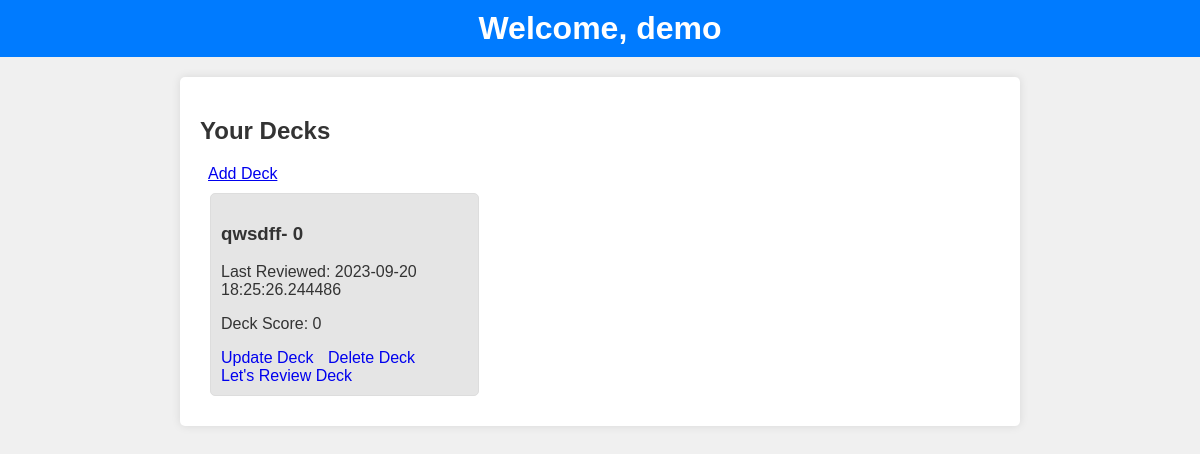
The page /user_dashboard/1 on the database as committed earlier.
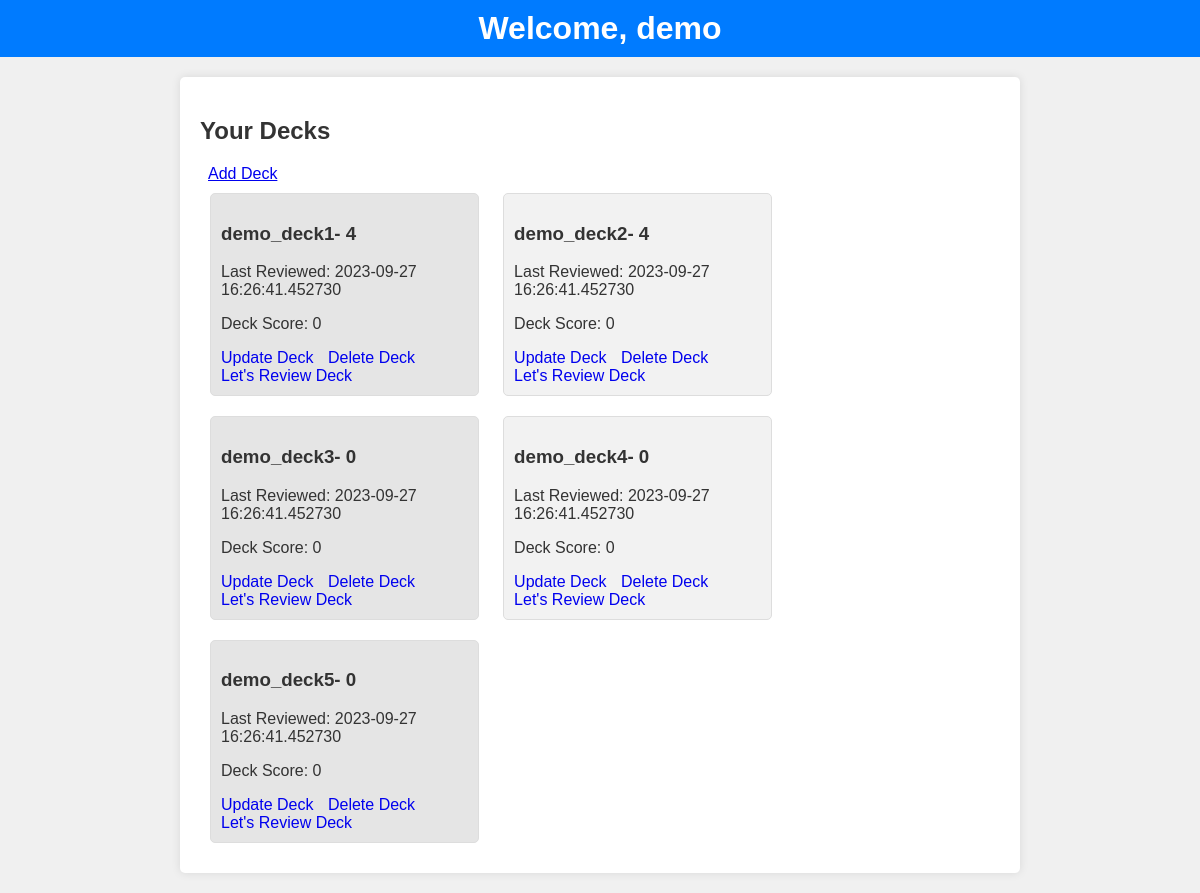
The same page on the database as committed later.
### app.py (models this page shows, shortened)
class User(db.Model):
        id = db.Column(db.Integer, primary_key = True, autoincrement=True)
        username = db.Column(db.String(200), nullable = False)
        email = db.Column(db.String(200), nullable = False)
        password = db.Column(db.String(200), nullable = False)
        user_decks = relationship('Deck')

class Deck(db.Model):
        id = db.Column(db.Integer, primary_key = True, autoincrement=True)
        name = db.Column(db.String(200), nullable = False)
        last_reviewed = db.Column(db.DateTime , default = datetime.now())
        deck_score = db.Column(db.Integer, nullable = False)
        cards = relationship('Card' , cascade="all, delete-orphan")
        user_id = db.Column(db.Integer, db.ForeignKey('user.id'), nullable=False)
        deck_user = relationship('User', overlaps="user_decks")

### app.py (the view)
@app.route('/user_dashboard/<int:user_id>', methods=['GET'])
def user_dashboard(user_id):
     user = User.query.get_or_404(user_id)
     print(user.user_decks)
     return render_template('user_dashboard.html', user = user)

### templates/user_dashboard.html (shortened to what this page needs)
<!DOCTYPE html>
<html lang="en">
<head>
</head>
<body>
    <header>
        <h1>Welcome, {{ user.username }}</h1>
    </header>
    <div class="container">
        <h2>Your Decks</h2>
        &nbsp <a href="/add_deck/{{ user.id }}"> Add Deck</a> <br>
        {% for deck in user.user_decks %}
        <div class="card">
            <h3>{{ deck.name }}- {{deck.cards | length}}</h3>
            <p>Last Reviewed: {{ deck.last_reviewed }}</p>
            <p>Deck Score: {{ deck.deck_score }}</p>
            <a href="/update_deck/{{ deck.id }}">Update Deck</a>
            <a href="/delete_deck/{{ deck.id }}">Delete Deck</a> <br>
            <a href="/review_deck/{{ deck.id }}">Let's Review Deck</a>
        </div>
        {% endfor %}
    </div>
</body>
</html>

### templates/user_dashboard.html (style rules this page uses)
body, h1 { margin: 0; padding: 0; }
body { font-family: Arial, sans-serif; background-color: #f0f0f0; color: #333; }
header { background-color: #007BFF; color: #fff; text-align: center; padding: 10px; }
.container { max-width: 800px; margin: 20px auto; background-color: #fff; padding: 20px; border-radius: 5px; box-shadow: 0px 0px 10px rgba(0, 0, 0, 0.1); }
.card { border: 1px solid #ddd; padding: 10px; margin: 10px; border-radius: 5px; display: inline-block; width: calc(33.33% - 20px); background-color: #fff; }
.card:nth-child(odd) { background-color: #f2f2f2; }
.card:nth-child(even) { background-color: #e5e5e5; }
.card a { margin-right: 10px; text-decoration: none; }

Rows that differ between the two databases and show on the page:
changed Deck: name "qwsdff" → "demo_deck1"; cards|length "0" → "4"; last_reviewed "2023-09-20 18:25:26.244486" → "2023-09-27 16:26:41.452730"
added Deck: name "demo_deck2", cards|length "4", last_reviewed "2023-09-27 16:26:41.452730", deck_score "0"
added Deck: name "demo_deck3", cards|length "0", last_reviewed "2023-09-27 16:26:41.452730", deck_score "0"
added Deck: name "demo_deck4", cards|length "0", last_reviewed "2023-09-27 16:26:41.452730", deck_score "0"
added Deck: name "demo_deck5", cards|length "0", last_reviewed "2023-09-27 16:26:41.452730", deck_score "0"
